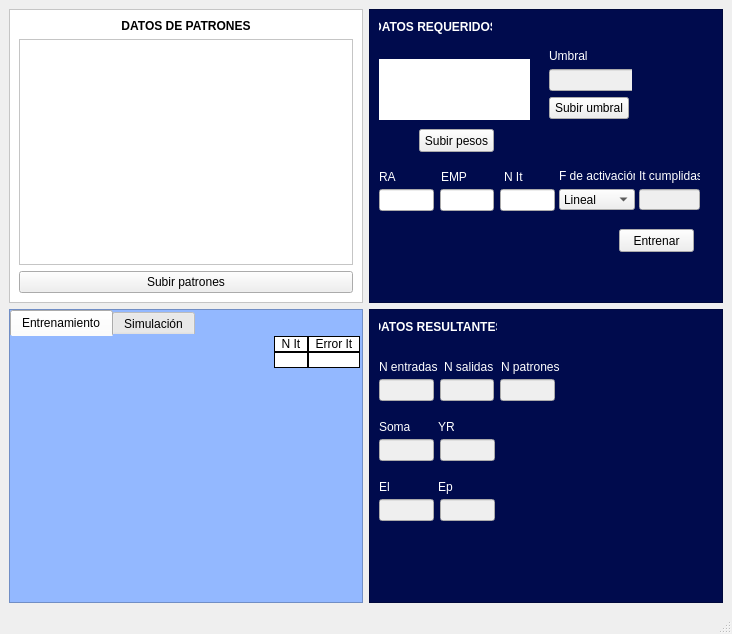
<?xml version="1.0" encoding="UTF-8"?>
<ui version="4.0">
 <class>MainWindow</class>
 <widget class="QMainWindow" name="MainWindow">
  <property name="windowModality">
   <enum>Qt::ApplicationModal</enum>
  </property>
  <property name="geometry">
   <rect>
    <x>0</x>
    <y>0</y>
    <width>732</width>
    <height>634</height>
   </rect>
  </property>
  <property name="sizePolicy">
   <sizepolicy hsizetype="Expanding" vsizetype="Expanding">
    <horstretch>0</horstretch>
    <verstretch>0</verstretch>
   </sizepolicy>
  </property>
  <property name="windowTitle">
   <string>Python</string>
  </property>
  <widget class="QWidget" name="centralwidget">
   <layout class="QGridLayout" name="gridLayout">
    <item row="0" column="0">
     <widget class="QFrame" name="frame_Patrones">
      <property name="autoFillBackground">
       <bool>false</bool>
      </property>
      <property name="styleSheet">
       <string notr="true">QFrame{
	background-color: rgb(255, 255, 255);
}</string>
      </property>
      <property name="frameShape">
       <enum>QFrame::StyledPanel</enum>
      </property>
      <property name="frameShadow">
       <enum>QFrame::Raised</enum>
      </property>
      <layout class="QGridLayout" name="gridLayout_3">
       <item row="0" column="0">
        <widget class="QLabel" name="label">
         <property name="sizePolicy">
          <sizepolicy hsizetype="Preferred" vsizetype="Fixed">
           <horstretch>0</horstretch>
           <verstretch>0</verstretch>
          </sizepolicy>
         </property>
         <property name="font">
          <font>
           <weight>75</weight>
           <bold>true</bold>
          </font>
         </property>
         <property name="text">
          <string>DATOS DE PATRONES</string>
         </property>
         <property name="alignment">
          <set>Qt::AlignCenter</set>
         </property>
        </widget>
       </item>
       <item row="1" column="0">
        <layout class="QVBoxLayout" name="verticalLayout_4">
         <item>
          <widget class="QTableWidget" name="tblWidgetEntSal">
           <property name="sizePolicy">
            <sizepolicy hsizetype="Expanding" vsizetype="Expanding">
             <horstretch>0</horstretch>
             <verstretch>0</verstretch>
            </sizepolicy>
           </property>
           <property name="styleSheet">
            <string notr="true">QHeaderView{
	qproperty-defaultAlignment: AlignHCenter;
}
QTableWidget::verticalHeader{
	
	background-color: rgb(212, 212, 212);
}</string>
           </property>
           <property name="midLineWidth">
            <number>-3</number>
           </property>
           <property name="alternatingRowColors">
            <bool>true</bool>
           </property>
           <attribute name="verticalHeaderVisible">
            <bool>false</bool>
           </attribute>
          </widget>
         </item>
         <item>
          <widget class="QPushButton" name="btnSubirPatrones">
           <property name="sizePolicy">
            <sizepolicy hsizetype="Expanding" vsizetype="Fixed">
             <horstretch>0</horstretch>
             <verstretch>0</verstretch>
            </sizepolicy>
           </property>
           <property name="text">
            <string>Subir patrones</string>
           </property>
           <property name="autoDefault">
            <bool>false</bool>
           </property>
          </widget>
         </item>
        </layout>
       </item>
      </layout>
     </widget>
    </item>
    <item row="0" column="1">
     <widget class="QFrame" name="frame">
      <property name="sizePolicy">
       <sizepolicy hsizetype="Expanding" vsizetype="Expanding">
        <horstretch>0</horstretch>
        <verstretch>0</verstretch>
       </sizepolicy>
      </property>
      <property name="font">
       <font>
        <weight>50</weight>
        <bold>false</bold>
       </font>
      </property>
      <property name="autoFillBackground">
       <bool>false</bool>
      </property>
      <property name="styleSheet">
       <string notr="true">QFrame{
	background-color: rgb(0, 11, 77);
}</string>
      </property>
      <property name="frameShape">
       <enum>QFrame::StyledPanel</enum>
      </property>
      <property name="frameShadow">
       <enum>QFrame::Raised</enum>
      </property>
      <widget class="QLabel" name="label_3">
       <property name="geometry">
        <rect>
         <x>10</x>
         <y>10</y>
         <width>113</width>
         <height>16</height>
        </rect>
       </property>
       <property name="font">
        <font>
         <weight>75</weight>
         <bold>true</bold>
        </font>
       </property>
       <property name="styleSheet">
        <string notr="true">QLabel{
	color: rgb(255, 255, 255);
}</string>
       </property>
       <property name="text">
        <string>DATOS REQUERIDOS</string>
       </property>
       <property name="alignment">
        <set>Qt::AlignCenter</set>
       </property>
      </widget>
      <widget class="QTableWidget" name="tblWidgetPesos">
       <property name="geometry">
        <rect>
         <x>10</x>
         <y>50</y>
         <width>151</width>
         <height>61</height>
        </rect>
       </property>
       <property name="styleSheet">
        <string notr="true">QTableWidget{
	background-color: rgb(255, 255, 255);
}</string>
       </property>
       <property name="frameShape">
        <enum>QFrame::NoFrame</enum>
       </property>
       <property name="verticalScrollBarPolicy">
        <enum>Qt::ScrollBarAsNeeded</enum>
       </property>
       <property name="horizontalScrollBarPolicy">
        <enum>Qt::ScrollBarAsNeeded</enum>
       </property>
       <property name="sizeAdjustPolicy">
        <enum>QAbstractScrollArea::AdjustToContents</enum>
       </property>
       <attribute name="horizontalHeaderVisible">
        <bool>true</bool>
       </attribute>
       <attribute name="horizontalHeaderCascadingSectionResizes">
        <bool>false</bool>
       </attribute>
       <attribute name="horizontalHeaderMinimumSectionSize">
        <number>20</number>
       </attribute>
       <attribute name="verticalHeaderVisible">
        <bool>false</bool>
       </attribute>
      </widget>
      <widget class="QPushButton" name="btnSubirPesos">
       <property name="geometry">
        <rect>
         <x>50</x>
         <y>120</y>
         <width>75</width>
         <height>23</height>
        </rect>
       </property>
       <property name="text">
        <string>Subir pesos</string>
       </property>
      </widget>
      <widget class="QWidget" name="layoutWidget">
       <property name="geometry">
        <rect>
         <x>10</x>
         <y>180</y>
         <width>176</width>
         <height>22</height>
        </rect>
       </property>
       <layout class="QHBoxLayout" name="horizontalLayout">
        <item>
         <widget class="QLineEdit" name="txtRataAprendizaje"/>
        </item>
        <item>
         <widget class="QLineEdit" name="txtErrorMaxPermitido"/>
        </item>
        <item>
         <widget class="QLineEdit" name="txtNumIteracion"/>
        </item>
       </layout>
      </widget>
      <widget class="QWidget" name="layoutWidget">
       <property name="geometry">
        <rect>
         <x>180</x>
         <y>40</y>
         <width>83</width>
         <height>70</height>
        </rect>
       </property>
       <layout class="QFormLayout" name="formLayout">
        <item row="0" column="0">
         <widget class="QLabel" name="label_2">
          <property name="styleSheet">
           <string notr="true">QLabel{
	color: rgb(255, 255, 255);
}</string>
          </property>
          <property name="text">
           <string>Umbral</string>
          </property>
         </widget>
        </item>
        <item row="1" column="0">
         <widget class="QLineEdit" name="txtUmbral">
          <property name="enabled">
           <bool>false</bool>
          </property>
          <property name="sizePolicy">
           <sizepolicy hsizetype="Expanding" vsizetype="Preferred">
            <horstretch>0</horstretch>
            <verstretch>0</verstretch>
           </sizepolicy>
          </property>
         </widget>
        </item>
        <item row="2" column="0">
         <widget class="QPushButton" name="btnSubirUmbral">
          <property name="text">
           <string>Subir umbral</string>
          </property>
         </widget>
        </item>
       </layout>
      </widget>
      <widget class="QWidget" name="layoutWidget">
       <property name="geometry">
        <rect>
         <x>10</x>
         <y>160</y>
         <width>181</width>
         <height>16</height>
        </rect>
       </property>
       <layout class="QHBoxLayout" name="horizontalLayout_2">
        <item>
         <widget class="QLabel" name="label_5">
          <property name="styleSheet">
           <string notr="true">QLabel{
	color: rgb(255, 255, 255);
}</string>
          </property>
          <property name="text">
           <string>RA</string>
          </property>
         </widget>
        </item>
        <item>
         <widget class="QLabel" name="label_6">
          <property name="styleSheet">
           <string notr="true">QLabel{
	color: rgb(255, 255, 255);
}</string>
          </property>
          <property name="text">
           <string>EMP</string>
          </property>
         </widget>
        </item>
        <item>
         <widget class="QLabel" name="label_7">
          <property name="styleSheet">
           <string notr="true">QLabel{
	color: rgb(255, 255, 255);
}</string>
          </property>
          <property name="text">
           <string>N It</string>
          </property>
         </widget>
        </item>
       </layout>
      </widget>
      <widget class="QWidget" name="layoutWidget">
       <property name="geometry">
        <rect>
         <x>190</x>
         <y>160</y>
         <width>76</width>
         <height>41</height>
        </rect>
       </property>
       <layout class="QVBoxLayout" name="verticalLayout_2">
        <item>
         <widget class="QLabel" name="label_8">
          <property name="styleSheet">
           <string notr="true">QLabel{
	color: rgb(255, 255, 255);
}</string>
          </property>
          <property name="text">
           <string>F de activación</string>
          </property>
         </widget>
        </item>
        <item>
         <widget class="QComboBox" name="comboFuncionActivacion">
          <property name="palette">
           <palette>
            <active>
             <colorrole role="Light">
              <brush brushstyle="SolidPattern">
               <color alpha="255">
                <red>85</red>
                <green>170</green>
                <blue>255</blue>
               </color>
              </brush>
             </colorrole>
             <colorrole role="Highlight">
              <brush brushstyle="SolidPattern">
               <color alpha="255">
                <red>255</red>
                <green>255</green>
                <blue>255</blue>
               </color>
              </brush>
             </colorrole>
            </active>
            <inactive>
             <colorrole role="Light">
              <brush brushstyle="SolidPattern">
               <color alpha="255">
                <red>85</red>
                <green>170</green>
                <blue>255</blue>
               </color>
              </brush>
             </colorrole>
             <colorrole role="Highlight">
              <brush brushstyle="SolidPattern">
               <color alpha="255">
                <red>240</red>
                <green>240</green>
                <blue>240</blue>
               </color>
              </brush>
             </colorrole>
            </inactive>
            <disabled>
             <colorrole role="Light">
              <brush brushstyle="SolidPattern">
               <color alpha="255">
                <red>85</red>
                <green>170</green>
                <blue>255</blue>
               </color>
              </brush>
             </colorrole>
             <colorrole role="Highlight">
              <brush brushstyle="SolidPattern">
               <color alpha="255">
                <red>0</red>
                <green>120</green>
                <blue>215</blue>
               </color>
              </brush>
             </colorrole>
            </disabled>
           </palette>
          </property>
          <property name="font">
           <font>
            <weight>50</weight>
            <bold>false</bold>
           </font>
          </property>
          <property name="frame">
           <bool>true</bool>
          </property>
          <item>
           <property name="text">
            <string>Lineal</string>
           </property>
          </item>
          <item>
           <property name="text">
            <string>Escalon</string>
           </property>
          </item>
          <item>
           <property name="text">
            <string>Sigmoidal</string>
           </property>
          </item>
         </widget>
        </item>
       </layout>
      </widget>
      <widget class="QWidget" name="layoutWidget">
       <property name="geometry">
        <rect>
         <x>270</x>
         <y>160</y>
         <width>61</width>
         <height>41</height>
        </rect>
       </property>
       <layout class="QVBoxLayout" name="verticalLayout_3">
        <item>
         <widget class="QLabel" name="label_9">
          <property name="styleSheet">
           <string notr="true">QLabel{
	color: rgb(255, 255, 255);
}</string>
          </property>
          <property name="text">
           <string>It cumplidas</string>
          </property>
         </widget>
        </item>
        <item>
         <widget class="QLineEdit" name="txtIteracionesCumplidas">
          <property name="enabled">
           <bool>false</bool>
          </property>
         </widget>
        </item>
       </layout>
      </widget>
      <widget class="QPushButton" name="btnEntrenar">
       <property name="geometry">
        <rect>
         <x>250</x>
         <y>220</y>
         <width>75</width>
         <height>23</height>
        </rect>
       </property>
       <property name="text">
        <string>Entrenar</string>
       </property>
      </widget>
     </widget>
    </item>
    <item row="1" column="0">
     <widget class="QFrame" name="frame_2">
      <property name="styleSheet">
       <string notr="true">QFrame{
	background-color: rgb(147, 184, 255);
}</string>
      </property>
      <property name="frameShape">
       <enum>QFrame::StyledPanel</enum>
      </property>
      <property name="frameShadow">
       <enum>QFrame::Raised</enum>
      </property>
      <layout class="QGridLayout" name="gridLayout_5">
       <property name="leftMargin">
        <number>0</number>
       </property>
       <property name="topMargin">
        <number>0</number>
       </property>
       <property name="rightMargin">
        <number>0</number>
       </property>
       <property name="bottomMargin">
        <number>0</number>
       </property>
       <item row="0" column="0">
        <widget class="QTabWidget" name="tabWidget">
         <property name="autoFillBackground">
          <bool>false</bool>
         </property>
         <property name="styleSheet">
          <string notr="true">QTabWidget{
	background-color: rgb(147, 184, 255);
	border-color: rgb(147, 184, 255);
}
QLabel{
	background-color: rgb(255, 255, 255);
	border: 1px solid black;
}

</string>
         </property>
         <property name="currentIndex">
          <number>0</number>
         </property>
         <widget class="QWidget" name="tab">
          <attribute name="title">
           <string>Entrenamiento</string>
          </attribute>
          <widget class="QWidget" name="">
           <property name="geometry">
            <rect>
             <x>0</x>
             <y>0</y>
             <width>351</width>
             <height>271</height>
            </rect>
           </property>
           <layout class="QVBoxLayout" name="verticalLayout">
            <item>
             <layout class="QGridLayout" name="gridLayout_4">
              <item row="0" column="0">
               <spacer name="horizontalSpacer">
                <property name="orientation">
                 <enum>Qt::Horizontal</enum>
                </property>
                <property name="sizeHint" stdset="0">
                 <size>
                  <width>40</width>
                  <height>28</height>
                 </size>
                </property>
               </spacer>
              </item>
              <item row="0" column="1">
               <layout class="QGridLayout" name="gridLayout_2">
                <property name="rightMargin">
                 <number>1</number>
                </property>
                <property name="spacing">
                 <number>0</number>
                </property>
                <item row="0" column="1">
                 <widget class="QLabel" name="label_18">
                  <property name="text">
                   <string>  Error It  </string>
                  </property>
                  <property name="alignment">
                   <set>Qt::AlignCenter</set>
                  </property>
                 </widget>
                </item>
                <item row="1" column="1">
                 <widget class="QLabel" name="lbErrorIt">
                  <property name="text">
                   <string/>
                  </property>
                  <property name="alignment">
                   <set>Qt::AlignCenter</set>
                  </property>
                 </widget>
                </item>
                <item row="1" column="0">
                 <widget class="QLabel" name="lbIteracion">
                  <property name="text">
                   <string/>
                  </property>
                  <property name="alignment">
                   <set>Qt::AlignCenter</set>
                  </property>
                 </widget>
                </item>
                <item row="0" column="0">
                 <widget class="QLabel" name="label_15">
                  <property name="lineWidth">
                   <number>4</number>
                  </property>
                  <property name="text">
                   <string>  N It  </string>
                  </property>
                  <property name="alignment">
                   <set>Qt::AlignCenter</set>
                  </property>
                  <property name="wordWrap">
                   <bool>false</bool>
                  </property>
                 </widget>
                </item>
               </layout>
              </item>
             </layout>
            </item>
            <item>
             <widget class="QWidget" name="widgetEntrenamiento" native="true">
              <property name="sizePolicy">
               <sizepolicy hsizetype="Expanding" vsizetype="Expanding">
                <horstretch>0</horstretch>
                <verstretch>0</verstretch>
               </sizepolicy>
              </property>
              <property name="layoutDirection">
               <enum>Qt::LeftToRight</enum>
              </property>
             </widget>
            </item>
           </layout>
          </widget>
         </widget>
         <widget class="QWidget" name="tab_2">
          <attribute name="title">
           <string>Simulación</string>
          </attribute>
         </widget>
        </widget>
       </item>
      </layout>
     </widget>
    </item>
    <item row="1" column="1">
     <widget class="QFrame" name="frame_3">
      <property name="sizePolicy">
       <sizepolicy hsizetype="Expanding" vsizetype="Expanding">
        <horstretch>0</horstretch>
        <verstretch>0</verstretch>
       </sizepolicy>
      </property>
      <property name="styleSheet">
       <string notr="true">QFrame{
	background-color: rgb(0, 11, 77);
}</string>
      </property>
      <property name="frameShape">
       <enum>QFrame::StyledPanel</enum>
      </property>
      <property name="frameShadow">
       <enum>QFrame::Raised</enum>
      </property>
      <widget class="QLabel" name="label_4">
       <property name="geometry">
        <rect>
         <x>10</x>
         <y>10</y>
         <width>118</width>
         <height>16</height>
        </rect>
       </property>
       <property name="font">
        <font>
         <weight>75</weight>
         <bold>true</bold>
        </font>
       </property>
       <property name="styleSheet">
        <string notr="true">QLabel{
	color: rgb(255, 255, 255);
}</string>
       </property>
       <property name="text">
        <string>DATOS RESULTANTES</string>
       </property>
       <property name="alignment">
        <set>Qt::AlignCenter</set>
       </property>
      </widget>
      <widget class="QWidget" name="layoutWidget_2">
       <property name="geometry">
        <rect>
         <x>10</x>
         <y>50</y>
         <width>181</width>
         <height>16</height>
        </rect>
       </property>
       <layout class="QHBoxLayout" name="horizontalLayout_3">
        <item>
         <widget class="QLabel" name="label_10">
          <property name="styleSheet">
           <string notr="true">QLabel{
	color: rgb(255, 255, 255);
}</string>
          </property>
          <property name="text">
           <string>N entradas</string>
          </property>
         </widget>
        </item>
        <item>
         <widget class="QLabel" name="label_11">
          <property name="styleSheet">
           <string notr="true">QLabel{
	color: rgb(255, 255, 255);
}</string>
          </property>
          <property name="text">
           <string>N salidas</string>
          </property>
         </widget>
        </item>
        <item>
         <widget class="QLabel" name="label_12">
          <property name="styleSheet">
           <string notr="true">QLabel{
	color: rgb(255, 255, 255);
}</string>
          </property>
          <property name="text">
           <string>N patrones</string>
          </property>
         </widget>
        </item>
       </layout>
      </widget>
      <widget class="QWidget" name="layoutWidget_3">
       <property name="geometry">
        <rect>
         <x>10</x>
         <y>70</y>
         <width>176</width>
         <height>22</height>
        </rect>
       </property>
       <layout class="QHBoxLayout" name="horizontalLayout_4">
        <item>
         <widget class="QLineEdit" name="txtNEntradas">
          <property name="enabled">
           <bool>false</bool>
          </property>
         </widget>
        </item>
        <item>
         <widget class="QLineEdit" name="txtNSalidas">
          <property name="enabled">
           <bool>false</bool>
          </property>
         </widget>
        </item>
        <item>
         <widget class="QLineEdit" name="txtPatrones">
          <property name="enabled">
           <bool>false</bool>
          </property>
         </widget>
        </item>
       </layout>
      </widget>
      <widget class="QWidget" name="layoutWidget_4">
       <property name="geometry">
        <rect>
         <x>10</x>
         <y>110</y>
         <width>111</width>
         <height>16</height>
        </rect>
       </property>
       <layout class="QHBoxLayout" name="horizontalLayout_5">
        <item>
         <widget class="QLabel" name="label_13">
          <property name="styleSheet">
           <string notr="true">QLabel{
	color: rgb(255, 255, 255);
}</string>
          </property>
          <property name="text">
           <string>Soma</string>
          </property>
         </widget>
        </item>
        <item>
         <widget class="QLabel" name="label_14">
          <property name="styleSheet">
           <string notr="true">QLabel{
	color: rgb(255, 255, 255);
}</string>
          </property>
          <property name="text">
           <string>YR</string>
          </property>
         </widget>
        </item>
       </layout>
      </widget>
      <widget class="QWidget" name="layoutWidget_5">
       <property name="geometry">
        <rect>
         <x>10</x>
         <y>170</y>
         <width>111</width>
         <height>16</height>
        </rect>
       </property>
       <layout class="QHBoxLayout" name="horizontalLayout_6">
        <item>
         <widget class="QLabel" name="label_16">
          <property name="styleSheet">
           <string notr="true">QLabel{
	color: rgb(255, 255, 255);
}</string>
          </property>
          <property name="text">
           <string>El</string>
          </property>
         </widget>
        </item>
        <item>
         <widget class="QLabel" name="label_17">
          <property name="styleSheet">
           <string notr="true">QLabel{
	color: rgb(255, 255, 255);
}</string>
          </property>
          <property name="text">
           <string>Ep</string>
          </property>
         </widget>
        </item>
       </layout>
      </widget>
      <widget class="QWidget" name="layoutWidget_6">
       <property name="enabled">
        <bool>false</bool>
       </property>
       <property name="geometry">
        <rect>
         <x>10</x>
         <y>130</y>
         <width>116</width>
         <height>22</height>
        </rect>
       </property>
       <layout class="QHBoxLayout" name="horizontalLayout_7">
        <item>
         <widget class="QLineEdit" name="txtSoma">
          <property name="enabled">
           <bool>false</bool>
          </property>
         </widget>
        </item>
        <item>
         <widget class="QLineEdit" name="txtYR">
          <property name="enabled">
           <bool>false</bool>
          </property>
         </widget>
        </item>
       </layout>
      </widget>
      <widget class="QWidget" name="layoutWidget_7">
       <property name="geometry">
        <rect>
         <x>10</x>
         <y>190</y>
         <width>116</width>
         <height>22</height>
        </rect>
       </property>
       <layout class="QHBoxLayout" name="horizontalLayout_8">
        <item>
         <widget class="QLineEdit" name="txtErrorLineal">
          <property name="enabled">
           <bool>false</bool>
          </property>
         </widget>
        </item>
        <item>
         <widget class="QLineEdit" name="txtErrorPatron">
          <property name="enabled">
           <bool>false</bool>
          </property>
         </widget>
        </item>
       </layout>
      </widget>
     </widget>
    </item>
   </layout>
  </widget>
  <widget class="QStatusBar" name="statusbar"/>
 </widget>
 <resources/>
 <connections/>
</ui>
